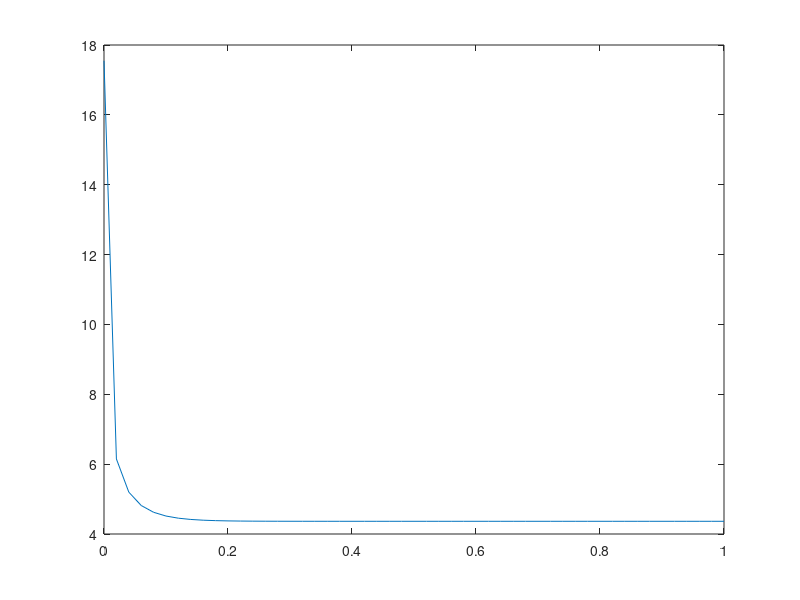

MATLAB code for this plot:
close all
clear all
x = linspace(0,1,51);
gamsq = [25.68,83.86,174.2,296.5,450.9];
A = [7.630,2.058,0.901,0.487,0.297]*1e-3;
Nuinf = 4.364;
Nux = nan(size(x));
for i = 1:numel(Nux)
    Nux(i) = 1./(1/Nuinf - 0.5*sum(exp(-gamsq.*x(i))./(A.*gamsq.^2)));
end
plot(x,Nux)